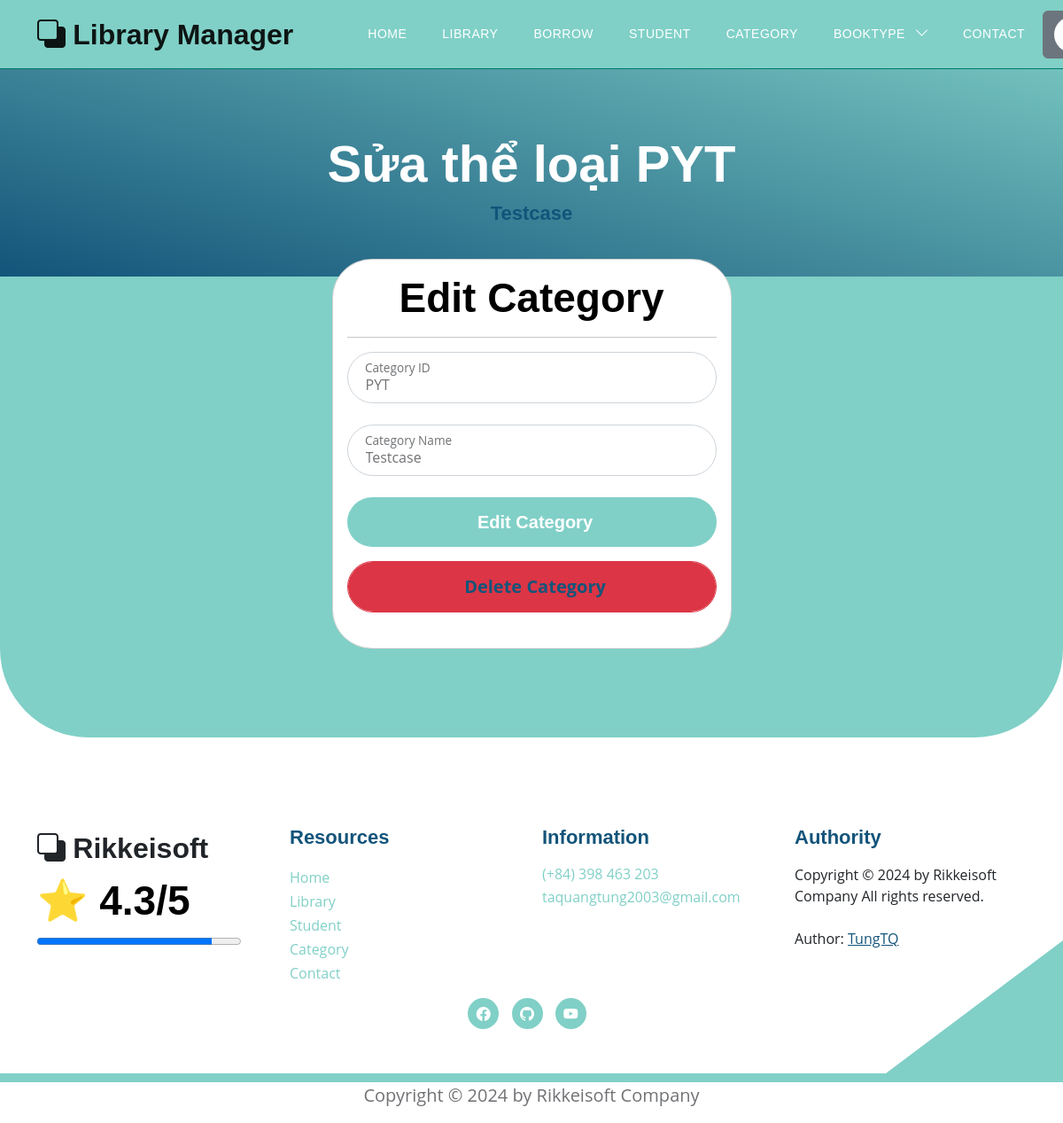
Page /category_books/update_category?choice_category_id=PYT (signed in) on the committed database.
### models.py (models this page shows, shortened)
class Category(Base):
    __tablename__ = 'category'
    category_id = Column(String(10), primary_key=True, index=True)
    category_name = Column(String(50), index=True)
    insert_at = Column(DateTime, index=True)
    insert_id = Column(String(30), index=True)
    update_at = Column(DateTime,index=True)
    update_id = Column(String(30), index=True)
    delete_at = Column(DateTime,index=True)
    delete_id = Column(String(30), index=True)
    delete_flag = Column(Integer, index=True)
    category_books = relationship("Book", back_populates="category")

### routers/category.py (the view)
@router.get('/category_books/update_category', response_class=HTMLResponse)
async def get_edit_category(request: Request, choice_category_id: Optional[str] = None,
                            token: str = Cookie(None), db: Session = Depends(models.get_db)):
    mean_star = function.get_mean_star(db)
    all_category2 = db.query(models.Category).filter(models.Category.delete_flag != 1).all()
    if token:
        try:
            decodeJSON = jwt.decode(token, "secret", algorithms=["HS256"])
            username = decodeJSON["username"]
            user = function.get_user(db, username)
            if user.role != 0:
                this_category = db.query(models.Category).filter(models.Category.category_id == choice_category_id,
                                                                 models.Category.delete_flag == 0).first()
            else:
                return templates.TemplateResponse("errors/not_permit_access.html", {"request": request,
                                                                             "mean_star": mean_star,
                                                                             "error": "Không có quyền sửa thể loại sách!"})
            if this_category:
                return templates.TemplateResponse("category/edit_category.html", {
                        "request": request,
                        "user": user,
                        "this_category": this_category,
                        "choice_category_id": choice_category_id,
                        "mean_star": mean_star,
                        "all-category2": all_category2})
            else:
                return templates.TemplateResponse("errors/error_template.html", {"request": request,
                                                                             "mean_star": mean_star,
                                                                             "error": "Không có thể loại sách này!"})
        except:
            return templates.TemplateResponse("errors/error_template.html", {"request": request,
                                                                      "mean_star": mean_star,
                                                                      "error": "Page Not Found"})
    else:
        return templates.TemplateResponse("errors/error_template.html", {"request": request,
                                                                  "mean_star": mean_star,
                                                                  "error": "Page Not Found"})

### templates/category/edit_category.html (shortened to what this page needs)
{% extends "base.html" %}
{% block content %}
<section class="hero-section d-flex justify-content-center align-items-center" id="section_1"
    style="padding-bottom: 50px;">
    <div class="container">
        <div class="row">
            <div class="col-lg-8 col-12 mx-auto">
                <h1 class="text-white text-center"> Sửa thể loại {{choice_category_id}} </h1>
                <h6 class="text-center"> {{this_category.category_name}} </h6>
            </div>
        </div>
    </div>
</section>
<section class="featured-section">
    <div class="container">
        <div class="row justify-content-center">
            <div class="col-lg-5 col-md-7 col-12" style="padding-top: 80px;">
                <div class="card" style="border-radius: 10%;">
                    <div class="card-body">
                        <h2 class="card-title text-center">Edit Category</h2>
                        <hr>
                        <form action="/category_books/update_category" method="post" class="custom-form" role="form">
                            <div class="form-floating mb-3">
                                <input type="text" name="choice_category_id" id="choice_category_id" class="form-control"
                                    placeholder="ID Category" required="" value="{{choice_category_id}}" readonly>
                                <label for="choice_category_id"> Category ID </label>
                            </div>
                            <div class="form-floating mb-3">
                                <input type="text" name="new_category_name" id="new_category_name" class="form-control"
                                    placeholder="Name of Category" required="" value="{{this_category.category_name}}">
                                <label for="new_category_name"> Category Name </label>
                            </div>
                            <button type="submit" class="form-control btn btn-primary"> Edit Category </button>
                            <button type="button" class="form-control btn btn-danger mt-3" style="color:aliceblue; font-size: 20px;"> <b> <a href="/category_books/delete_category?deleted_category_id={{choice_category_id}}"> Delete Category </a></b> </button>
                        </form>
                    </div>
                </div>
            </div>
        </div>
    </div>
</section>
{% endblock content %}

### static/css/templatemo-topic-listing.css (style rules this page uses)
:root { --white-color: #ffffff; --primary-color: #13547a; --secondary-color: #80d0c7; --section-bg-color: #f0f8ff; --custom-btn-bg-color: #80d0c7; --custom-btn-bg-hover-color: #13547a; --dark-color: #000000; --p-color: #717275; --border-color: #7fffd4; --link-hover-color: #13547a; --body-font-family: 'Open Sans', sans-serif; --title-font-family: 'Montserrat', sans-serif; --h1-font-size: 58px; --h2-font-size: 46px; --h3-font-size: 32px; --h4-font-size: 28px; --h5-font-size: 24px; --h6-font-size: 22px; --p-font-size: 20px; --menu-font-size: 14px; --btn-font-size: 18px; --copyright-font-size: 16px; --border-radius-large: 100px; --border-radius-medium: 20px; --border-radius-small: 10px; --font-weight-normal: 400; --font-weight-medium: 500; --font-weight-semibold: 600; --font-weight-bold: 700; }
body { background-color: var(--white-color); font-family: var(--body-font-family); }
h2, h3, h4, h5, h6 { color: var(--dark-color); }
h1, h2, h3, h4, h5, h6 { font-family: var(--title-font-family); font-weight: var(--font-weight-semibold); }
h1 { font-size: var(--h1-font-size); font-weight: var(--font-weight-bold); }
h2 { font-size: var(--h2-font-size); font-weight: var(--font-weight-bold); }
h6 { color: var(--primary-color); font-size: var(--h6-font-size); }
a, button { touch-action: manipulation; transition: all 0.3s; }
a { display: inline-block; color: var(--primary-color); text-decoration: none; }
b, strong { font-weight: var(--font-weight-bold); }
.hero-section { background-image: linear-gradient(15deg, #13547a 0%, #80d0c7 100%); position: relative; overflow: hidden; padding-top: 150px; padding-bottom: 150px; }
.featured-section { background-color: var(--secondary-color); border-radius: 0 0 100px 100px; padding-bottom: 100px; }
.featured-section .row { position: relative; bottom: 100px; margin-bottom: -100px; }
.custom-form .form-control { border-radius: var(--border-radius-large); color: var(--p-color); margin-bottom: 24px; padding-top: 13px; padding-bottom: 13px; padding-left: 20px; outline: none; }
.form-floating>label { padding-left: 20px; }
.custom-form button[type="submit"] { background: var(--custom-btn-bg-color); border: none; border-radius: var(--border-radius-large); color: var(--white-color); font-family: var(--title-font-family); font-size: var(--p-font-size); font-weight: var(--font-weight-semibold); transition: all 0.3s; margin-bottom: 0; }

### rows in the picture
Category: category_id "PYT", category_name "Testcase", new_category_name "Testcase"

### other values in the picture
{{ mean_star }} "4.3"
